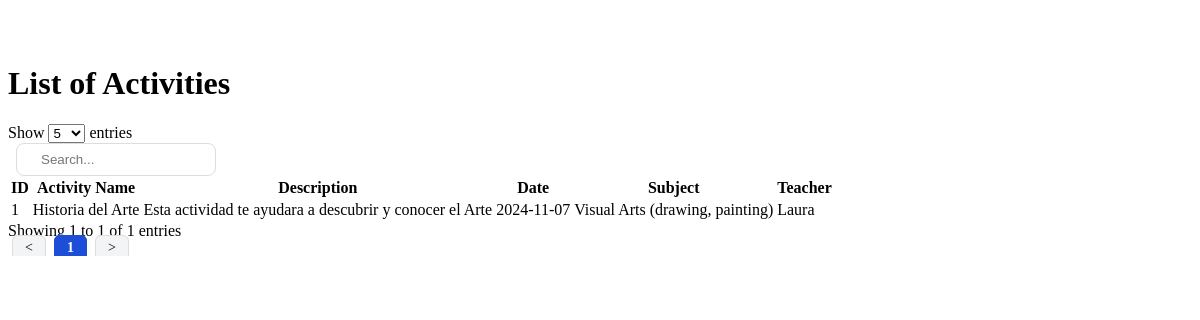
The page /Admin/listar_actividades.php on the database its author committed.
### tables this page shows
CREATE TABLE `actividades` (
  `id` int(11) NOT NULL,
  `nombre_actividad` varchar(100) DEFAULT NULL,
  `descripcion` text DEFAULT NULL,
  `fk_materia` int(11) DEFAULT NULL,
  `fecha` varchar(10) NOT NULL,
  `fk_teacher` int(11) DEFAULT NULL
);

CREATE TABLE `materias` (
  `id` int(11) NOT NULL,
  `nombre_materia` varchar(100) DEFAULT NULL,
  `objetivos` text DEFAULT NULL,
  `actividades` text DEFAULT NULL,
  `unidad` varchar(50) DEFAULT NULL,
  `fecha_registro` datetime NOT NULL DEFAULT current_timestamp()
);

CREATE TABLE `usuarios` (
  `id` int(11) NOT NULL,
  `nombre` varchar(100) DEFAULT NULL,
  `correo` varchar(100) DEFAULT NULL,
  `password` varchar(10) NOT NULL,
  `genero` varchar(10) DEFAULT NULL,
  `edad` int(11) DEFAULT NULL,
  `tipo_usuario` varchar(50) DEFAULT NULL,
  `fecha_nac` date NOT NULL,
  `session_activa` tinyint(1) DEFAULT 0,
  `fecha_registro` datetime NOT NULL DEFAULT current_timestamp()
);

### Conexion/contacto.php (called while the page is built, shortened)
<?php
    class Contacto extends Conexion
    {
    public function __construct() {
        $this->conexion = new mysqli('localhost', 'root', '', 'unityclass');
    }
    public function obtenerActividades() {
        $sql = "
            SELECT
                actividades.id AS actividad_id,
                actividades.nombre_actividad,
                actividades.descripcion,
                actividades.fecha,
                materias.nombre_materia,
                usuarios.nombre AS nombre_teacher
            FROM actividades
            LEFT JOIN materias ON actividades.fk_materia = materias.id
            LEFT JOIN usuarios ON actividades.fk_teacher = usuarios.id
        ";
        $result = $this->conexion->query($sql);
        return $result->fetch_all(MYSQLI_ASSOC);
    }
}
?>

### Admin/listar_actividades.php (the view, shortened to what this page needs)
<?php
require_once '../Conexion/contacto.php';
$obj = new Contacto();
$activities = $obj->obtenerActividades();
if ($activities === false) {
    echo '<p class="text-center text-red-500">Error en la consulta a la base de datos.</p>';
} elseif (empty($activities)) {
    echo '<p class="text-center text-red-500">No activities found.</p>';
} else {
?>
<div class="w-full h-full flex flex-col">
    <br>
    <br>
    <h1 class="text-2xl font-semibold text-gray-700">List of Activities</h1>
    <div class="flex-grow bg-gray-100 p-6">
        <div class="overflow-x-auto">
            <table id="activitiesTable" class="min-w-full bg-white border border-gray-300 rounded-lg shadow-lg font-Jost">
                <thead class="bg-gray-200">
                    <tr>
                        <th class="px-4 py-2 border border-gray-300 text-white bg-cyan-700">ID</th>
                        <th class="px-4 py-2 border border-gray-300 text-white bg-cyan-700">Activity Name</th>
                        <th class="px-4 py-2 border border-gray-300 text-white bg-cyan-700">Description</th>
                        <th class="px-4 py-2 border border-gray-300 text-white bg-cyan-700">Date</th>
                        <th class="px-4 py-2 border border-gray-300 text-white bg-cyan-700">Subject</th>
                        <th class="px-4 py-2 border border-gray-300 text-white bg-cyan-700">Teacher</th>
                    </tr>
                </thead>
                <tbody class="divide-y divide-gray-200">
                    <?php foreach ($activities as $activity) { ?>
                        <tr class="border border-gray-300 hover:bg-gray-100">
                            <td class="px-4 py-2 border border-gray-300"><?php echo htmlspecialchars($activity['actividad_id']); ?></td>
                            <td class="px-4 py-2 border border-gray-300"><?php echo htmlspecialchars($activity['nombre_actividad']); ?></td>
                            <td class="px-4 py-2 border border-gray-300"><?php echo htmlspecialchars($activity['descripcion']); ?></td>
                            <td class="px-4 py-2 border border-gray-300"><?php echo htmlspecialchars($activity['fecha']); ?></td>
                            <td class="px-4 py-2 border border-gray-300"><?php echo htmlspecialchars($activity['nombre_materia']); ?></td>
                            <td class="px-4 py-2 border border-gray-300"><?php echo htmlspecialchars($activity['nombre_teacher']); ?></td>
                        </tr>
                    <?php } ?>
                </tbody>
            </table>
        </div>
    </div>
</div>
<?php
}
?>

### rows shown on the page
actividades: id "1", nombre_actividad "Historia del Arte", descripcion "Esta actividad te ayudara a descubrir y conocer el Arte", fecha "2024-11-07", fk_materia.nombre_materia "Visual Arts (drawing, painting)", usuarios.nombre "Laura"
